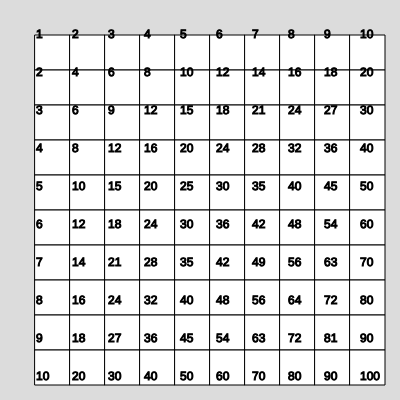
Frame 1 (no input)
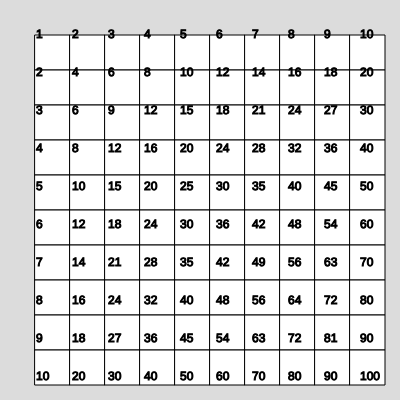
Frame 60 (no input)
Frame 120 (the mouse pressed at the canvas centre since frame 60): identical to frame 60, image omitted

The p5.js sketch that drew these frames (run headless with seeded random() and noise() and a simulated clock; from frame 60 on, the mouse is pressed at the canvas centre):

// p5.js sketch
// ── sketch.js
function setup() {
  // put setup code here
  createCanvas(400, 400);

}

function draw() {
  // put drawing code here
  background(220);

  for(let i = 1; i <= 10; i++){ //går opp igjen (dette kalles nøstaløkker)
    for (let j = 1; j <= 10; j++){
      rect(i*35,j*35,35,35);
      stroke(1);
      text(i*j,i*36,j*38)//gange med 20 i x for hver runde
    }
  }
}
